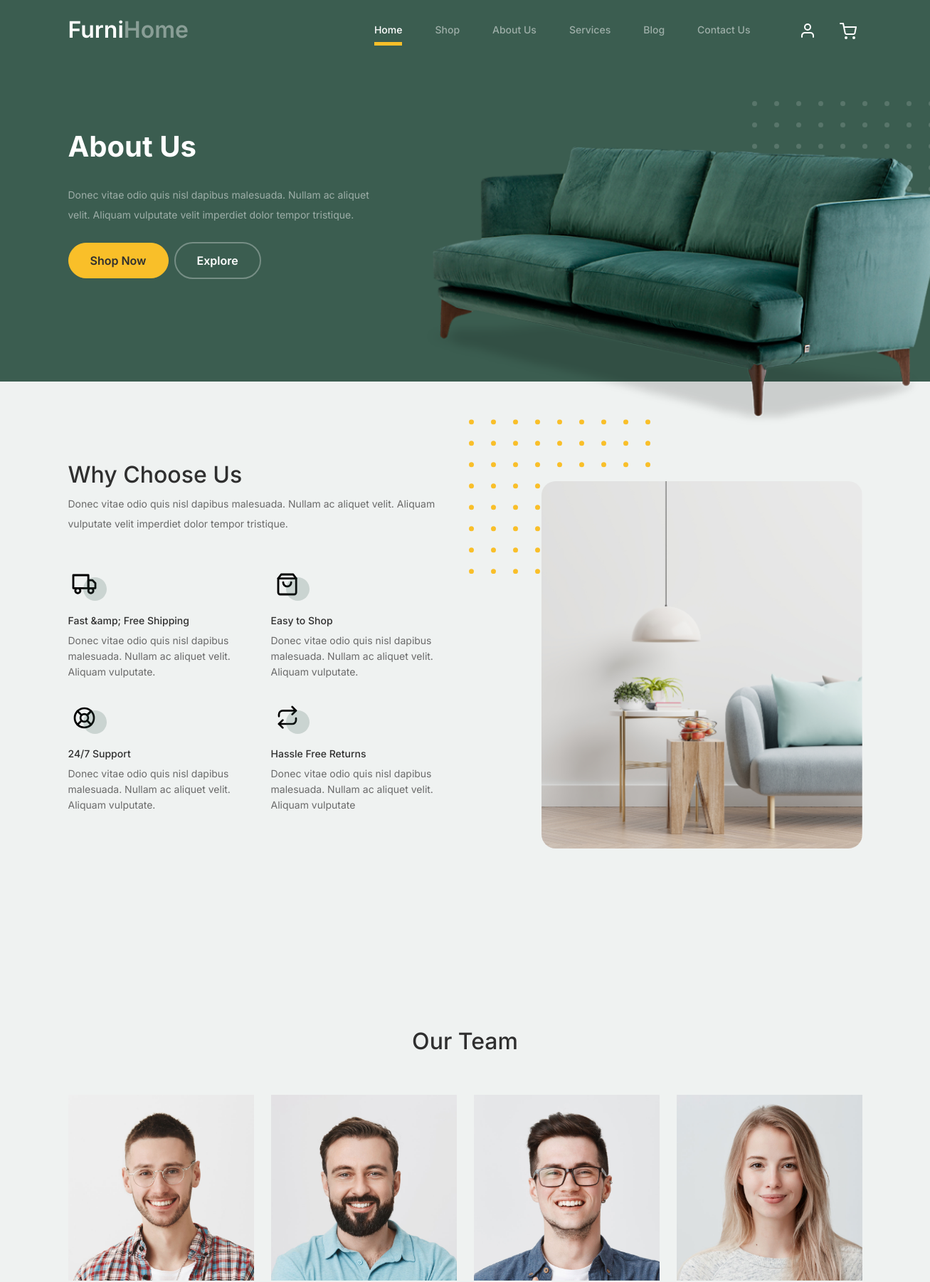
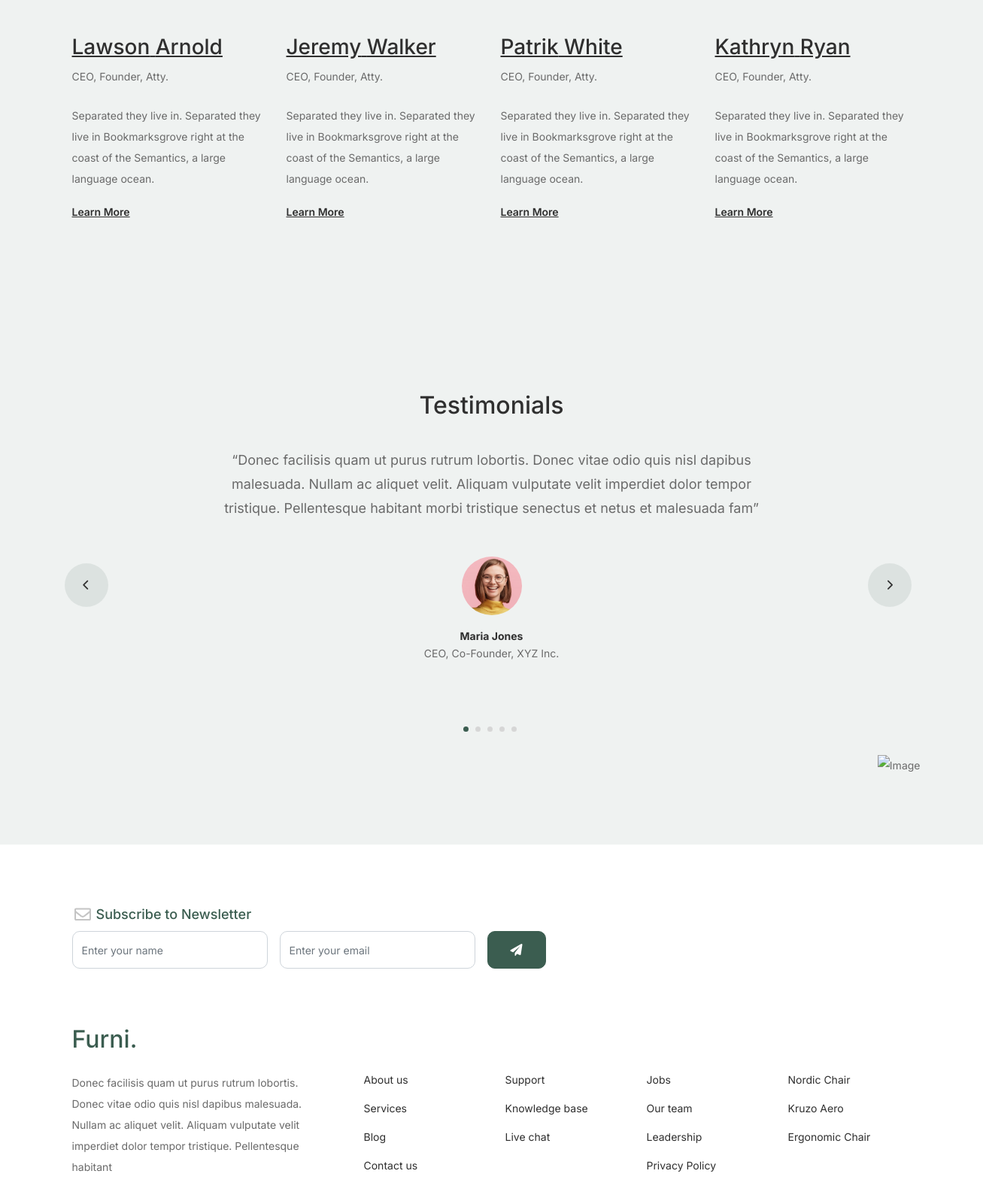
The page /about/ (upper part) on the database its author committed (2 pictures, top to bottom).
### furnitureapp/models.py (models this page shows, shortened)
class Menu(models.Model):
    image = models.ImageField(upload_to='Menu/')

class Feature(models.Model):
    title = models.CharField(max_length=100)
    description = models.TextField()
    icon = models.FileField(upload_to='features/', blank=True, null=True)

class FeatureImage(models.Model):
    image = models.ImageField(upload_to='FeatureImage/')

class Person(models.Model):
    first_name = models.CharField(max_length=50)
    last_name = models.CharField(max_length=50)
    position = models.CharField(max_length=100)
    description = models.TextField()
    image = models.ImageField(upload_to='persons/')

class Testimonial(models.Model):
    name = models.CharField(max_length=255)
    position = models.CharField(max_length=255)
    image = models.ImageField(upload_to='testimonials/')
    text = models.TextField()

### furnitureapp/views.py (the view)
# urls.py: path('about/', views.about, name='about'),
def about(request):
    abouts = Menu.objects.all()
    feature = Feature.objects.all()
    image = FeatureImage.objects.all()
    person = Person.objects.all()
    testimonial = Testimonial.objects.all()
    return render(request, 'about.html', context={
        'menu': abouts,
        'feature': feature,
        'image': image,
        'person': person,
        'testimonial': testimonial
    })

### templates/about.html (shortened to what this page needs)
{% extends 'Base/base.html' %}
{% block start %}
	<div class="hero">
		<div class="container">
			<div class="row justify-content-between">
				<div class="col-lg-5">
					<div class="intro-excerpt">
						<h1>About Us</h1>
						<p class="mb-4">Donec vitae odio quis nisl dapibus malesuada. Nullam ac aliquet velit. Aliquam vulputate velit imperdiet dolor tempor tristique.</p>
						<p><a href="" class="btn btn-secondary me-2">Shop Now</a><a href="#" class="btn btn-white-outline">Explore</a></p>
					</div>
				</div>
				{% for i in menu %}
				<div class="col-lg-7">
					<div class="hero-img-wrap">
						<img src="{{ i.image.url }}" class="img-fluid product-thumbnail">
					</div>
				</div>
				{% endfor %}
			</div>
		</div>
	</div>
<div class="why-choose-section">
	<div class="container">
		<div class="row justify-content-between align-items-center">
			<div class="col-lg-6">
				<h2 class="section-title">Why Choose Us</h2>
				<p>Donec vitae odio quis nisl dapibus malesuada. Nullam ac aliquet velit. Aliquam vulputate velit imperdiet dolor tempor tristique.</p>
				<div class="row my-5">
					{% for i in feature %}
					<div class="col-6 col-md-6">
						<div class="feature">
							<div class="icon">
								<img src="{{ i.icon.url }}" alt="{{ i.title }}" class="img-fluid">
							</div>
							<h3>{{ i.title }}</h3>
							<p>{{ i.description }}</p>
						</div>
					</div>
					{% endfor %}
				</div>
			</div>
			{% for i in image  %}
			<div class="col-lg-5">
				<div class="img-wrap">
					<img src="{{ i.image.url }}" alt="Image" class="img-fluid">
				</div>
			</div>
			{% endfor %}
		</div>
	</div>
</div>
<div class="untree_co-section">
	<div class="container">
		<div class="row mb-5">
			<div class="col-lg-5 mx-auto text-center">
				<h2 class="section-title">Our Team</h2>
			</div>
		</div>
		<div class="row">
			{% for i in person %}
			<div class="col-12 col-md-6 col-lg-3 mb-5 mb-md-0">
				<img src="{{i.image.url}}" class="img-fluid mb-5">
				<h3 clas><a href="#"><span class="">{{ i.first_name }}</span> {{ i.last_name }}</a></h3>
	<span class="d-block position mb-4">{{ i.position }}</span>
	<p>{{ i.description }}</p>
	<p class="mb-0"><a href="#" class="more dark">Learn More </a></p>
			</div>
			{% endfor %}
		</div>
	</div>
</div>
<div class="testimonial-section before-footer-section">
	<div class="container">
		<div class="row">
			<div class="col-lg-7 mx-auto text-center">
				<h2 class="section-title">Testimonials</h2>
			</div>
		</div>
		<div class="row justify-content-center">
			<div class="col-lg-12">
				<div class="testimonial-slider-wrap text-center">
					<div id="testimonial-nav">
						<span class="prev" data-controls="prev"><span class="fa fa-chevron-left"></span></span>
						<span class="next" data-controls="next"><span class="fa fa-chevron-right"></span></span>
					</div>
					<div class="testimonial-slider">
						{% for i in testimonial %}
						<div class="item">
							<div class="row justify-content-center">
								<div class="col-lg-8 mx-auto">
									<div class="testimonial-block text-center">
										<blockquote class="mb-5">
											<p>&ldquo;{{ i.text }}&rdquo;</p>
										</blockquote>
										<div class="author-info">
											<div class="author-pic">
												<img src="{{ i.image.url }}" alt="Maria Jones" class="img-fluid">
											</div>
											<h3 class="font-weight-bold">{{ i.name }}</h3>
											<span class="position d-block mb-3">{{ i.position }}</span>
										</div>
									</div>
								</div>
							</div>
						</div>
						{% endfor %}
						<div class="item">
							<div class="row justify-content-center">
							</div>
						</div>
					</div>
				</div>
			</div>
		</div>
	</div>
</div>
{% endblock %}

### static/css/tiny-slider.css (style rules this page uses)
.tns-slider { -webkit-transition:all 0s;-moz-transition:all 0s;transition:all 0s }
.tns-slider>.tns-item { -webkit-box-sizing:border-box;-moz-box-sizing:border-box;box-sizing:border-box }
.tns-horizontal.tns-subpixel { white-space:nowrap }
.tns-horizontal.tns-subpixel>.tns-item { display:inline-block;vertical-align:top;white-space:normal }

### rows shown on the page
Menu: image (picture)
Feature: icon (picture), title "Fast &amp; Free Shipping", description "Donec vitae odio quis nisl dapibus malesuada. Nullam ac aliquet velit. Aliquam vulputate."
Feature: icon (picture), title "Easy to Shop", description "Donec vitae odio quis nisl dapibus malesuada. Nullam ac aliquet velit. Aliquam vulputate."
Feature: icon (picture), title "24/7 Support", description "Donec vitae odio quis nisl dapibus malesuada. Nullam ac aliquet velit. Aliquam vulputate."
Feature: icon (picture), title "Hassle Free Returns", description "Donec vitae odio quis nisl dapibus malesuada. Nullam ac aliquet velit. Aliquam vulputate"
FeatureImage: image (picture)
Person: image (picture), first_name "Lawson", last_name "Arnold", position "CEO, Founder, Atty.", description "Separated they live in. Separated they live in Bookmarksgrove right at the coast of the Semantics, a large language ocean."
Person: image (picture), first_name "Jeremy", last_name "Walker", position "CEO, Founder, Atty.", description "Separated they live in. Separated they live in Bookmarksgrove right at the coast of the Semantics, a large language ocean."
Person: image (picture), first_name "Patrik", last_name "White", position "CEO, Founder, Atty.", description "Separated they live in. Separated they live in Bookmarksgrove right at the coast of the Semantics, a large language ocean."
Person: image (picture), first_name "Kathryn", last_name "Ryan", position "CEO, Founder, Atty.", description "Separated they live in. Separated they live in Bookmarksgrove right at the coast of the Semantics, a large language ocean."
Testimonial: text "Donec facilisis quam ut purus rutrum lobortis. Donec vitae odio quis nisl dapibus malesuada. Nullam ac aliquet velit. Aliquam vulputate velit imperdiet dolor tempor tristique. Pellentesque habitant morbi tristique senectus et netus et malesuada fam", image (picture), name "Maria Jones", position "CEO, Co-Founder, XYZ Inc."
